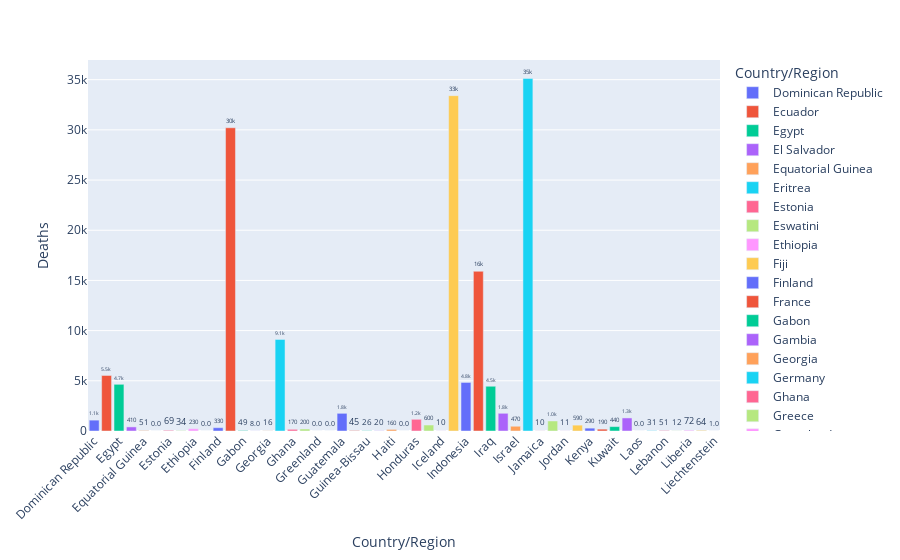

Notebook code for this chart:
### Markdown cell above
## Deaths for next 50 countries

### Code cell
fig1 = px.bar(country_wise[50:101], y='Deaths', x='Country/Region', text='Deaths', color='Country/Region')
# Put bar total value above bars with 2 values of precision
fig1.update_traces(texttemplate='%{text:.2s}', textposition='outside')
# Set fontsize and uniformtext_mode='hide' says to hide the text if it won't fit
fig1.update_layout(uniformtext_minsize=8)
# Rotate labels 45 degrees
fig1.update_layout(xaxis_tickangle=-45)
fig1

### Figure 1 — Plotly figure (JSON) as saved in the notebook; plotly's stock layout.template omitted (floating-point values rounded to 4 significant figures)
{"data": [{"alignmentgroup": "True", "hovertemplate": "Country/Region=%{x}<br>Deaths=%{text}<extra></extra>", "legendgroup": "Dominican Republic", "marker": {"color": "#636efa"}, "name": "Dominican Republic", "offsetgroup": "Dominican Republic", "orientation": "v", "showlegend": true, "text": [1083.0], "textposition": "outside", "texttemplate": "%{text:.2s}", "type": "bar", "x": ["Dominican Republic"], "xaxis": "x", "y": [1083], "yaxis": "y"}, {"alignmentgroup": "True", "hovertemplate": "Country/Region=%{x}<br>Deaths=%{text}<extra></extra>", "legendgroup": "Ecuador", "marker": {"color": "#EF553B"}, "name": "Ecuador", "offsetgroup": "Ecuador", "orientation": "v", "showlegend": true, "text": [5532.0], "textposition": "outside", "texttemplate": "%{text:.2s}", "type": "bar", "x": ["Ecuador"], "xaxis": "x", "y": [5532], "yaxis": "y"}, {"alignmentgroup": "True", "hovertemplate": "Country/Region=%{x}<br>Deaths=%{text}<extra></extra>", "legendgroup": "Egypt", "marker": {"color": "#00cc96"}, "name": "Egypt", "offsetgroup": "Egypt", "orientation": "v", "showlegend": true, "text": [4652.0], "textposition": "outside", "texttemplate": "%{text:.2s}", "type": "bar", "x": ["Egypt"], "xaxis": "x", "y": [4652], "yaxis": "y"}, {"alignmentgroup": "True", "hovertemplate": "Country/Region=%{x}<br>Deaths=%{text}<extra></extra>", "legendgroup": "El Salvador", "marker": {"color": "#ab63fa"}, "name": "El Salvador", "offsetgroup": "El Salvador", "orientation": "v", "showlegend": true, "text": [408.0], "textposition": "outside", "texttemplate": "%{text:.2s}", "type": "bar", "x": ["El Salvador"], "xaxis": "x", "y": [408], "yaxis": "y"}, {"alignmentgroup": "True", "hovertemplate": "Country/Region=%{x}<br>Deaths=%{text}<extra></extra>", "legendgroup": "Equatorial Guinea", "marker": {"color": "#FFA15A"}, "name": "Equatorial Guinea", "offsetgroup": "Equatorial Guinea", "orientation": "v", "showlegend": true, "text": [51.0], "textposition": "outside", "texttemplate": "%{text:.2s}", "type": "bar", "x": ["Equatorial Guinea"], "xaxis": "x", "y": [51], "yaxis": "y"}, {"alignmentgroup": "True", "hovertemplate": "Country/Region=%{x}<br>Deaths=%{text}<extra></extra>", "legendgroup": "Eritrea", "marker": {"color": "#19d3f3"}, "name": "Eritrea", "offsetgroup": "Eritrea", "orientation": "v", "showlegend": true, "text": [0.0], "textposition": "outside", "texttemplate": "%{text:.2s}", "type": "bar", "x": ["Eritrea"], "xaxis": "x", "y": [0], "yaxis": "y"}, {"alignmentgroup": "True", "hovertemplate": "Country/Region=%{x}<br>Deaths=%{text}<extra></extra>", "legendgroup": "Estonia", "marker": {"color": "#FF6692"}, "name": "Estonia", "offsetgroup": "Estonia", "orientation": "v", "showlegend": true, "text": [69.0], "textposition": "outside", "texttemplate": "%{text:.2s}", "type": "bar", "x": ["Estonia"], "xaxis": "x", "y": [69], "yaxis": "y"}, {"alignmentgroup": "True", "hovertemplate": "Country/Region=%{x}<br>Deaths=%{text}<extra></extra>", "legendgroup": "Eswatini", "marker": {"color": "#B6E880"}, "name": "Eswatini", "offsetgroup": "Eswatini", "orientation": "v", "showlegend": true, "text": [34.0], "textposition": "outside", "texttemplate": "%{text:.2s}", "type": "bar", "x": ["Eswatini"], "xaxis": "x", "y": [34], "yaxis": "y"}, {"alignmentgroup": "True", "hovertemplate": "Country/Region=%{x}<br>Deaths=%{text}<extra></extra>", "legendgroup": "Ethiopia", "marker": {"color": "#FF97FF"}, "name": "Ethiopia", "offsetgroup": "Ethiopia", "orientation": "v", "showlegend": true, "text": [228.0], "textposition": "outside", "texttemplate": "%{text:.2s}", "type": "bar", "x": ["Ethiopia"], "xaxis": "x", "y": [228], "yaxis": "y"}, {"alignmentgroup": "True", "hovertemplate": "Country/Region=%{x}<br>Deaths=%{text}<extra></extra>", "legendgroup": "Fiji", "marker": {"color": "#FECB52"}, "name": "Fiji", "offsetgroup": "Fiji", "orientation": "v", "showlegend": true, "text": [0.0], "textposition": "outside", "texttemplate": "%{text:.2s}", "type": "bar", "x": ["Fiji"], "xaxis": "x", "y": [0], "yaxis": "y"}, {"alignmentgroup": "True", "hovertemplate": "Country/Region=%{x}<br>Deaths=%{text}<extra></extra>", "legendgroup": "Finland", "marker": {"color": "#636efa"}, "name": "Finland", "offsetgroup": "Finland", "orientation": "v", "showlegend": true, "text": [329.0], "textposition": "outside", "texttemplate": "%{text:.2s}", "type": "bar", "x": ["Finland"], "xaxis": "x", "y": [329], "yaxis": "y"}, {"alignmentgroup": "True", "hovertemplate": "Country/Region=%{x}<br>Deaths=%{text}<extra></extra>", "legendgroup": "France", "marker": {"color": "#EF553B"}, "name": "France", "offsetgroup": "France", "orientation": "v", "showlegend": true, "text": [30210.0], "textposition": "outside", "texttemplate": "%{text:.2s}", "type": "bar", "x": ["France"], "xaxis": "x", "y": [30212], "yaxis": "y"}, {"alignmentgroup": "True", "hovertemplate": "Country/Region=%{x}<br>Deaths=%{text}<extra></extra>", "legendgroup": "Gabon", "marker": {"color": "#00cc96"}, "name": "Gabon", "offsetgroup": "Gabon", "orientation": "v", "showlegend": true, "text": [49.0], "textposition": "outside", "texttemplate": "%{text:.2s}", "type": "bar", "x": ["Gabon"], "xaxis": "x", "y": [49], "yaxis": "y"}, {"alignmentgroup": "True", "hovertemplate": "Country/Region=%{x}<br>Deaths=%{text}<extra></extra>", "legendgroup": "Gambia", "marker": {"color": "#ab63fa"}, "name": "Gambia", "offsetgroup": "Gambia", "orientation": "v", "showlegend": true, "text": [8.0], "textposition": "outside", "texttemplate": "%{text:.2s}", "type": "bar", "x": ["Gambia"], "xaxis": "x", "y": [8], "yaxis": "y"}, {"alignmentgroup": "True", "hovertemplate": "Country/Region=%{x}<br>Deaths=%{text}<extra></extra>", "legendgroup": "Georgia", "marker": {"color": "#FFA15A"}, "name": "Georgia", "offsetgroup": "Georgia", "orientation": "v", "showlegend": true, "text": [16.0], "textposition": "outside", "texttemplate": "%{text:.2s}", "type": "bar", "x": ["Georgia"], "xaxis": "x", "y": [16], "yaxis": "y"}, {"alignmentgroup": "True", "hovertemplate": "Country/Region=%{x}<br>Deaths=%{text}<extra></extra>", "legendgroup": "Germany", "marker": {"color": "#19d3f3"}, "name": "Germany", "offsetgroup": "Germany", "orientation": "v", "showlegend": true, "text": [9125.0], "textposition": "outside", "texttemplate": "%{text:.2s}", "type": "bar", "x": ["Germany"], "xaxis": "x", "y": [9125], "yaxis": "y"}, {"alignmentgroup": "True", "hovertemplate": "Country/Region=%{x}<br>Deaths=%{text}<extra></extra>", "legendgroup": "Ghana", "marker": {"color": "#FF6692"}, "name": "Ghana", "offsetgroup": "Ghana", "orientation": "v", "showlegend": true, "text": [168.0], "textposition": "outside", "texttemplate": "%{text:.2s}", "type": "bar", "x": ["Ghana"], "xaxis": "x", "y": [168], "yaxis": "y"}, {"alignmentgroup": "True", "hovertemplate": "Country/Region=%{x}<br>Deaths=%{text}<extra></extra>", "legendgroup": "Greece", "marker": {"color": "#B6E880"}, "name": "Greece", "offsetgroup": "Greece", "orientation": "v", "showlegend": true, "text": [202.0], "textposition": "outside", "texttemplate": "%{text:.2s}", "type": "bar", "x": ["Greece"], "xaxis": "x", "y": [202], "yaxis": "y"}, {"alignmentgroup": "True", "hovertemplate": "Country/Region=%{x}<br>Deaths=%{text}<extra></extra>", "legendgroup": "Greenland", "marker": {"color": "#FF97FF"}, "name": "Greenland", "offsetgroup": "Greenland", "orientation": "v", "showlegend": true, "text": [0.0], "textposition": "outside", "texttemplate": "%{text:.2s}", "type": "bar", "x": ["Greenland"], "xaxis": "x", "y": [0], "yaxis": "y"}, {"alignmentgroup": "True", "hovertemplate": "Country/Region=%{x}<br>Deaths=%{text}<extra></extra>", "legendgroup": "Grenada", "marker": {"color": "#FECB52"}, "name": "Grenada", "offsetgroup": "Grenada", "orientation": "v", "showlegend": true, "text": [0.0], "textposition": "outside", "texttemplate": "%{text:.2s}", "type": "bar", "x": ["Grenada"], "xaxis": "x", "y": [0], "yaxis": "y"}, {"alignmentgroup": "True", "hovertemplate": "Country/Region=%{x}<br>Deaths=%{text}<extra></extra>", "legendgroup": "Guatemala", "marker": {"color": "#636efa"}, "name": "Guatemala", "offsetgroup": "Guatemala", "orientation": "v", "showlegend": true, "text": [1761.0], "textposition": "outside", "texttemplate": "%{text:.2s}", "type": "bar", "x": ["Guatemala"], "xaxis": "x", "y": [1761], "yaxis": "y"}, {"alignmentgroup": "True", "hovertemplate": "Country/Region=%{x}<br>Deaths=%{text}<extra></extra>", "legendgroup": "Guinea", "marker": {"color": "#EF553B"}, "name": "Guinea", "offsetgroup": "Guinea", "orientation": "v", "showlegend": true, "text": [45.0], "textposition": "outside", "texttemplate": "%{text:.2s}", "type": "bar", "x": ["Guinea"], "xaxis": "x", "y": [45], "yaxis": "y"}, {"alignmentgroup": "True", "hovertemplate": "Country/Region=%{x}<br>Deaths=%{text}<extra></extra>", "legendgroup": "Guinea-Bissau", "marker": {"color": "#00cc96"}, "name": "Guinea-Bissau", "offsetgroup": "Guinea-Bissau", "orientation": "v", "showlegend": true, "text": [26.0], "textposition": "outside", "texttemplate": "%{text:.2s}", "type": "bar", "x": ["Guinea-Bissau"], "xaxis": "x", "y": [26], "yaxis": "y"}, {"alignmentgroup": "True", "hovertemplate": "Country/Region=%{x}<br>Deaths=%{text}<extra></extra>", "legendgroup": "Guyana", "marker": {"color": "#ab63fa"}, "name": "Guyana", "offsetgroup": "Guyana", "orientation": "v", "showlegend": true, "text": [20.0], "textposition": "outside", "texttemplate": "%{text:.2s}", "type": "bar", "x": ["Guyana"], "xaxis": "x", "y": [20], "yaxis": "y"}, {"alignmentgroup": "True", "hovertemplate": "Country/Region=%{x}<br>Deaths=%{text}<extra></extra>", "legendgroup": "Haiti", "marker": {"color": "#FFA15A"}, "name": "Haiti", "offsetgroup": "Haiti", "orientation": "v", "showlegend": true, "text": [158.0], "textposition": "outside", "texttemplate": "%{text:.2s}", "type": "bar", "x": ["Haiti"], "xaxis": "x", "y": [158], "yaxis": "y"}, {"alignmentgroup": "True", "hovertemplate": "Country/Region=%{x}<br>Deaths=%{text}<extra></extra>", "legendgroup": "Holy See", "marker": {"color": "#19d3f3"}, "name": "Holy See", "offsetgroup": "Holy See", "orientation": "v", "showlegend": true, "text": [0.0], "textposition": "outside", "texttemplate": "%{text:.2s}", "type": "bar", "x": ["Holy See"], "xaxis": "x", "y": [0], "yaxis": "y"}, {"alignmentgroup": "True", "hovertemplate": "Country/Region=%{x}<br>Deaths=%{text}<extra></extra>", "legendgroup": "Honduras", "marker": {"color": "#FF6692"}, "name": "Honduras", "offsetgroup": "Honduras", "orientation": "v", "showlegend": true, "text": [1166.0], "textposition": "outside", "texttemplate": "%{text:.2s}", "type": "bar", "x": ["Honduras"], "xaxis": "x", "y": [1166], "yaxis": "y"}, {"alignmentgroup": "True", "hovertemplate": "Country/Region=%{x}<br>Deaths=%{text}<extra></extra>", "legendgroup": "Hungary", "marker": {"color": "#B6E880"}, "name": "Hungary", "offsetgroup": "Hungary", "orientation": "v", "showlegend": true, "text": [596.0], "textposition": "outside", "texttemplate": "%{text:.2s}", "type": "bar", "x": ["Hungary"], "xaxis": "x", "y": [596], "yaxis": "y"}, {"alignmentgroup": "True", "hovertemplate": "Country/Region=%{x}<br>Deaths=%{text}<extra></extra>", "legendgroup": "Iceland", "marker": {"color": "#FF97FF"}, "name": "Iceland", "offsetgroup": "Iceland", "orientation": "v", "showlegend": true, "text": [10.0], "textposition": "outside", "texttemplate": "%{text:.2s}", "type": "bar", "x": ["Iceland"], "xaxis": "x", "y": [10], "yaxis": "y"}, {"alignmentgroup": "True", "hovertemplate": "Country/Region=%{x}<br>Deaths=%{text}<extra></extra>", "legendgroup": "India", "marker": {"color": "#FECB52"}, "name": "India", "offsetgroup": "India", "orientation": "v", "showlegend": true, "text": [33410.0], "textposition": "outside", "texttemplate": "%{text:.2s}", "type": "bar", "x": ["India"], "xaxis": "x", "y": [33408], "yaxis": "y"}, {"alignmentgroup": "True", "hovertemplate": "Country/Region=%{x}<br>Deaths=%{text}<extra></extra>", "legendgroup": "Indonesia", "marker": {"color": "#636efa"}, "name": "Indonesia", "offsetgroup": "Indonesia", "orientation": "v", "showlegend": true, "text": [4838.0], "textposition": "outside", "texttemplate": "%{text:.2s}", "type": "bar", "x": ["Indonesia"], "xaxis": "x", "y": [4838], "yaxis": "y"}, {"alignmentgroup": "True", "hovertemplate": "Country/Region=%{x}<br>Deaths=%{text}<extra></extra>", "legendgroup": "Iran", "marker": {"color": "#EF553B"}, "name": "Iran", "offsetgroup": "Iran", "orientation": "v", "showlegend": true, "text": [15910.0], "textposition": "outside", "texttemplate": "%{text:.2s}", "type": "bar", "x": ["Iran"], "xaxis": "x", "y": [15912], "yaxis": "y"}, {"alignmentgroup": "True", "hovertemplate": "Country/Region=%{x}<br>Deaths=%{text}<extra></extra>", "legendgroup": "Iraq", "marker": {"color": "#00cc96"}, "name": "Iraq", "offsetgroup": "Iraq", "orientation": "v", "showlegend": true, "text": [4458.0], "textposition": "outside", "texttemplate": "%{text:.2s}", "type": "bar", "x": ["Iraq"], "xaxis": "x", "y": [4458], "yaxis": "y"}, {"alignmentgroup": "True", "hovertemplate": "Country/Region=%{x}<br>Deaths=%{text}<extra></extra>", "legendgroup": "Ireland", "marker": {"color": "#ab63fa"}, "name": "Ireland", "offsetgroup": "Ireland", "orientation": "v", "showlegend": true, "text": [1764.0], "textposition": "outside", "texttemplate": "%{text:.2s}", "type": "bar", "x": ["Ireland"], "xaxis": "x", "y": [1764], "yaxis": "y"}, {"alignmentgroup": "True", "hovertemplate": "Country/Region=%{x}<br>Deaths=%{text}<extra></extra>", "legendgroup": "Israel", "marker": {"color": "#FFA15A"}, "name": "Israel", "offsetgroup": "Israel", "orientation": "v", "showlegend": true, "text": [474.0], "textposition": "outside", "texttemplate": "%{text:.2s}", "type": "bar", "x": ["Israel"], "xaxis": "x", "y": [474], "yaxis": "y"}, {"alignmentgroup": "True", "hovertemplate": "Country/Region=%{x}<br>Deaths=%{text}<extra></extra>", "legendgroup": "Italy", "marker": {"color": "#19d3f3"}, "name": "Italy", "offsetgroup": "Italy", "orientation": "v", "showlegend": true, "text": [35110.0], "textposition": "outside", "texttemplate": "%{text:.2s}", "type": "bar", "x": ["Italy"], "xaxis": "x", "y": [35112], "yaxis": "y"}, {"alignmentgroup": "True", "hovertemplate": "Country/Region=%{x}<br>Deaths=%{text}<extra></extra>", "legendgroup": "Jamaica", "marker": {"color": "#FF6692"}, "name": "Jamaica", "offsetgroup": "Jamaica", "orientation": "v", "showlegend": true, "text": [10.0], "textposition": "outside", "texttemplate": "%{text:.2s}", "type": "bar", "x": ["Jamaica"], "xaxis": "x", "y": [10], "yaxis": "y"}, {"alignmentgroup": "True", "hovertemplate": "Country/Region=%{x}<br>Deaths=%{text}<extra></extra>", "legendgroup": "Japan", "marker": {"color": "#B6E880"}, "name": "Japan", "offsetgroup": "Japan", "orientation": "v", "showlegend": true, "text": [998.0], "textposition": "outside", "texttemplate": "%{text:.2s}", "type": "bar", "x": ["Japan"], "xaxis": "x", "y": [998], "yaxis": "y"}, {"alignmentgroup": "True", "hovertemplate": "Country/Region=%{x}<br>Deaths=%{text}<extra></extra>", "legendgroup": "Jordan", "marker": {"color": "#FF97FF"}, "name": "Jordan", "offsetgroup": "Jordan", "orientation": "v", "showlegend": true, "text": [11.0], "textposition": "outside", "texttemplate": "%{text:.2s}", "type": "bar", "x": ["Jordan"], "xaxis": "x", "y": [11], "yaxis": "y"}, {"alignmentgroup": "True", "hovertemplate": "Country/Region=%{x}<br>Deaths=%{text}<extra></extra>", "legendgroup": "Kazakhstan", "marker": {"color": "#FECB52"}, "name": "Kazakhstan", "offsetgroup": "Kazakhstan", "orientation": "v", "showlegend": true, "text": [585.0], "textposition": "outside", "texttemplate": "%{text:.2s}", "type": "bar", "x": ["Kazakhstan"], "xaxis": "x", "y": [585], "yaxis": "y"}, {"alignmentgroup": "True", "hovertemplate": "Country/Region=%{x}<br>Deaths=%{text}<extra></extra>", "legendgroup": "Kenya", "marker": {"color": "#636efa"}, "name": "Kenya", "offsetgroup": "Kenya", "orientation": "v", "showlegend": true, "text": [285.0], "textposition": "outside", "texttemplate": "%{text:.2s}", "type": "bar", "x": ["Kenya"], "xaxis": "x", "y": [285], "yaxis": "y"}, {"alignmentgroup": "True", "hovertemplate": "Country/Region=%{x}<br>Deaths=%{text}<extra></extra>", "legendgroup": "Kosovo", "marker": {"color": "#EF553B"}, "name": "Kosovo", "offsetgroup": "Kosovo", "orientation": "v", "showlegend": true, "text": [185.0], "textposition": "outside", "texttemplate": "%{text:.2s}", "type": "bar", "x": ["Kosovo"], "xaxis": "x", "y": [185], "yaxis": "y"}, {"alignmentgroup": "True", "hovertemplate": "Country/Region=%{x}<br>Deaths=%{text}<extra></extra>", "legendgroup": "Kuwait", "marker": {"color": "#00cc96"}, "name": "Kuwait", "offsetgroup": "Kuwait", "orientation": "v", "showlegend": true, "text": [438.0], "textposition": "outside", "texttemplate": "%{text:.2s}", "type": "bar", "x": ["Kuwait"], "xaxis": "x", "y": [438], "yaxis": "y"}, {"alignmentgroup": "True", "hovertemplate": "Country/Region=%{x}<br>Deaths=%{text}<extra></extra>", "legendgroup": "Kyrgyzstan", "marker": {"color": "#ab63fa"}, "name": "Kyrgyzstan", "offsetgroup": "Kyrgyzstan", "orientation": "v", "showlegend": true, "text": [1301.0], "textposition": "outside", "texttemplate": "%{text:.2s}", "type": "bar", "x": ["Kyrgyzstan"], "xaxis": "x", "y": [1301], "yaxis": "y"}, {"alignmentgroup": "True", "hovertemplate": "Country/Region=%{x}<br>Deaths=%{text}<extra></extra>", "legendgroup": "Laos", "marker": {"color": "#FFA15A"}, "name": "Laos", "offsetgroup": "Laos", "orientation": "v", "showlegend": true, "text": [0.0], "textposition": "outside", "texttemplate": "%{text:.2s}", "type": "bar", "x": ["Laos"], "xaxis": "x", "y": [0], "yaxis": "y"}, {"alignmentgroup": "True", "hovertemplate": "Country/Region=%{x}<br>Deaths=%{text}<extra></extra>", "legendgroup": "Latvia", "marker": {"color": "#19d3f3"}, "name": "Latvia", "offsetgroup": "Latvia", "orientation": "v", "showlegend": true, "text": [31.0], "textposition": "outside", "texttemplate": "%{text:.2s}", "type": "bar", "x": ["Latvia"], "xaxis": "x", "y": [31], "yaxis": "y"}, {"alignmentgroup": "True", "hovertemplate": "Country/Region=%{x}<br>Deaths=%{text}<extra></extra>", "legendgroup": "Lebanon", "marker": {"color": "#FF6692"}, "name": "Lebanon", "offsetgroup": "Lebanon", "orientation": "v", "showlegend": true, "text": [51.0], "textposition": "outside", "texttemplate": "%{text:.2s}", "type": "bar", "x": ["Lebanon"], "xaxis": "x", "y": [51], "yaxis": "y"}, {"alignmentgroup": "True", "hovertemplate": "Country/Region=%{x}<br>Deaths=%{text}<extra></extra>", "legendgroup": "Lesotho", "marker": {"color": "#B6E880"}, "name": "Lesotho", "offsetgroup": "Lesotho", "orientation": "v", "showlegend": true, "text": [12.0], "textposition": "outside", "texttemplate": "%{text:.2s}", "type": "bar", "x": ["Lesotho"], "xaxis": "x", "y": [12], "yaxis": "y"}, {"alignmentgroup": "True", "hovertemplate": "Country/Region=%{x}<br>Deaths=%{text}<extra></extra>", "legendgroup": "Liberia", "marker": {"color": "#FF97FF"}, "name": "Liberia", "offsetgroup": "Liberia", "orientation": "v", "showlegend": true, "text": [72.0], "textposition": "outside", "texttemplate": "%{text:.2s}", "type": "bar", "x": ["Liberia"], "xaxis": "x", "y": [72], "yaxis": "y"}, {"alignmentgroup": "True", "hovertemplate": "Country/Region=%{x}<br>Deaths=%{text}<extra></extra>", "legendgroup": "Libya", "marker": {"color": "#FECB52"}, "name": "Libya", "offsetgroup": "Libya", "orientation": "v", "showlegend": true, "text": [64.0], "textposition": "outside", "texttemplate": "%{text:.2s}", "type": "bar", "x": ["Libya"], "xaxis": "x", "y": [64], "yaxis": "y"}, {"alignmentgroup": "True", "hovertemplate": "Country/Region=%{x}<br>Deaths=%{text}<extra></extra>", "legendgroup": "Liechtenstein", "marker": {"color": "#636efa"}, "name": "Liechtenstein", "offsetgroup": "Liechtenstein", "orientation": "v", "showlegend": true, "text": [1.0], "textposition": "outside", "texttemplate": "%{text:.2s}", "type": "bar", "x": ["Liechtenstein"], "xaxis": "x", "y": [1], "yaxis": "y"}], "layout": {"barmode": "relative", "legend": {"title": {"text": "Country/Region"}, "tracegroupgap": 0}, "margin": {"t": 60}, "uniformtext": {"minsize": 8}, "xaxis": {"anchor": "y", "categoryarray": ["Dominican Republic", "Ecuador", "Egypt", "El Salvador", "Equatorial Guinea", "Eritrea", "Estonia", "Eswatini", "Ethiopia", "Fiji", "Finland", "France", "Gabon", "Gambia", "Georgia", "Germany", "Ghana", "Greece", "Greenland", "Grenada", "Guatemala", "Guinea", "Guinea-Bissau", "Guyana", "Haiti", "Holy See", "Honduras", "Hungary", "Iceland", "India", "Indonesia", "Iran", "Iraq", "Ireland", "Israel", "Italy", "Jamaica", "Japan", "Jordan", "Kazakhstan", "Kenya", "Kosovo", "Kuwait", "Kyrgyzstan", "Laos", "Latvia", "Lebanon", "Lesotho", "Liberia", "Libya", "Liechtenstein"], "categoryorder": "array", "domain": [0.0, 1.0], "tickangle": -45, "title": {"text": "Country/Region"}}, "yaxis": {"anchor": "x", "domain": [0.0, 1.0], "title": {"text": "Deaths"}}}}
